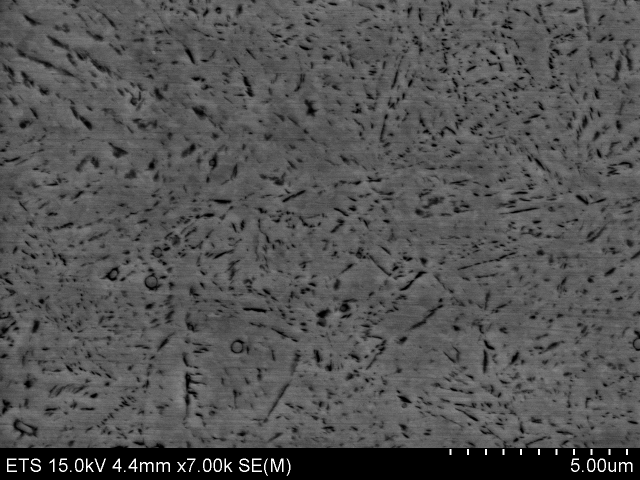
#> input picture micro/Stereology/AISI4340-QT/QT01.tif, 1280 x 960 px (shown at 1/2 size)
$ python IA_hist_02.py   (older library calls are emulated)
#> lines starting #> are read from the running program, lines starting #| are printed output that depends on the picture
from numpy import *
from matplotlib.pyplot import *
from skimage import io

filename = "QT01.tif"
# mic stands for microstructure
mic = io.imread(filename)
#> mic is the input picture: shape (960, 1280); min 0, max 255, mean 82.6

# We need to remove the SEM settings band at the bottom of th image
mic = mic[:-65, :]
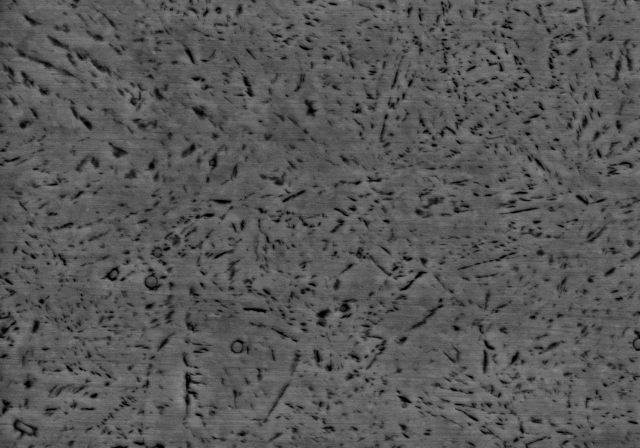
#> mic: shape (895, 1280) (shown at 1/2 size); min 0, max 147, mean 87.3

# plot the histogram (original image)
figure(1)
histo, bins = histogram(mic, bins=np.arange(0, 256))
#> histo = 255 values, max 35546 at index 93, min 0 at index 146, mean 4492.5; bins = 256 values from 0 to 255
plot(bins[1:], histo, lw=2)
show()
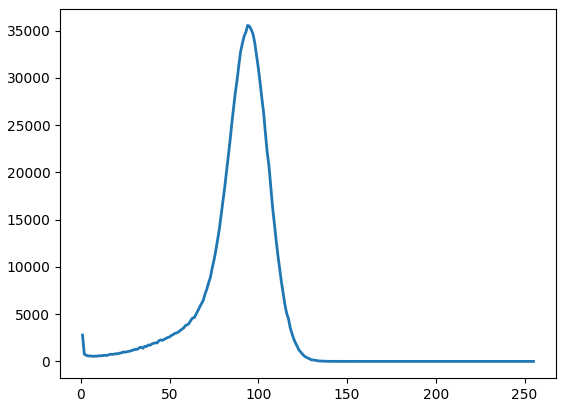
#> figure drawn by matplotlib, 1 panel; curve peaks at x = 94, y = 35546

# plot the image
figure(2)
imshow(mic, cmap=cm.gray, vmin=40, vmax=100)
# Remove axes and ticks
axis('off')
show()

# Now begins the plotting procedure

from skimage import exposure
from scipy import ndimage

v_min, v_max = np.percentile(mic, (0.2, 99.8))
#> v_min = 0; v_max = 125
bc_mic_ad = exposure.equalize_adapthist(mic, clip_limit=0.03)
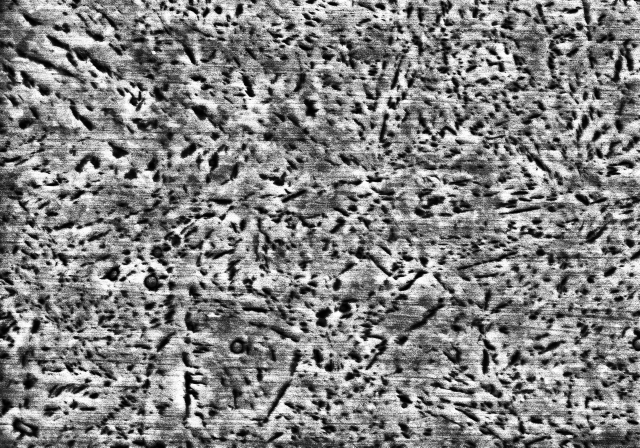
#> bc_mic_ad: shape (895, 1280) float64 (shown at 1/2 size); min 0, max 1, mean 0.513
bc_mic_re = exposure.rescale_intensity(mic, in_range=(v_min, v_max))
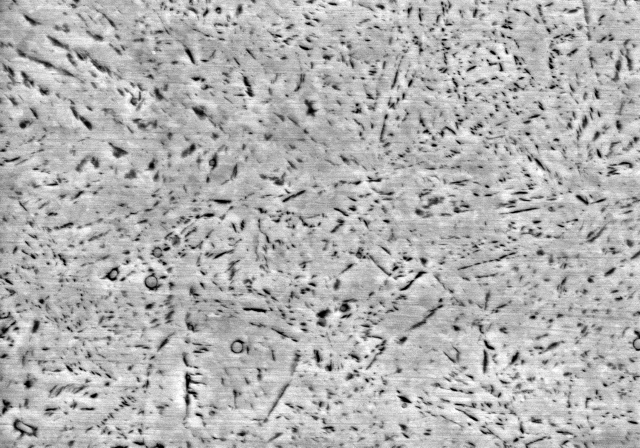
#> bc_mic_re: shape (895, 1280) (shown at 1/2 size); min 0, max 255, mean 177.6
#blurred_HY590 = ndimage.median_filter(better_contrast, size=(10, 10))
#blurred_HY590_02 = ndimage.gaussian_filter(better_contrast_02, sigma=5.0)
b_mic = ndimage.gaussian_filter(bc_mic_re, sigma=3.0)
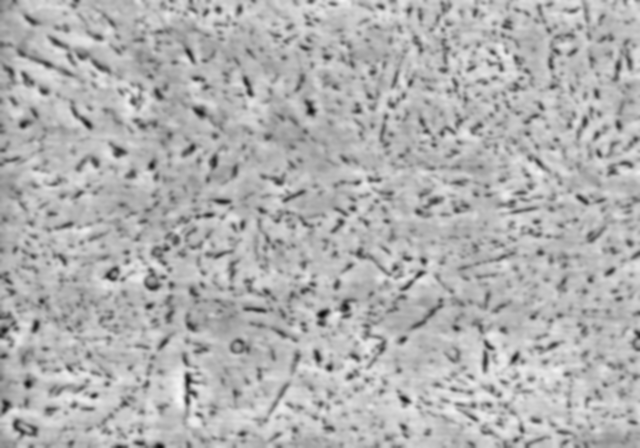
#> b_mic: shape (895, 1280) (shown at 1/2 size); min 11, max 250, mean 176.6

figure(3)
imshow(b_mic, cmap=cm.gray)
show()


#axis('off')

histo, bins = histogram(b_mic, bins=np.arange(0, 256))
#> histo = 255 values, max 23214 at index 185, min 0 at index 0, mean 4492.5

figure(4)
plot(bins[1:], histo)
show()
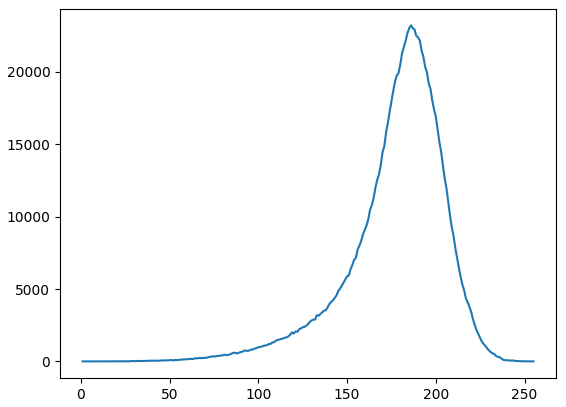
#> figure drawn by matplotlib, 1 panel; curve peaks at x = 186, y = 23214
#print histo

from skimage.filters import sobel
from skimage.morphology import watershed

def Watershed_sep(b_mic, thr):
    """ Calculates watershed segmentation from prepared image file b_mic"""
    e_map = sobel(b_mic)
    lo, hi = thr

    figure(5)
    imshow(e_map)
    show()

    markers = zeros_like(b_mic)
    markers[b_mic < lo] = 1
    markers[b_mic > hi] = 2

    figure(6)
    imshow(markers)
    show()

    segmentation = watershed(e_map, markers)

    figure(7)
    imshow(segmentation)
    show()
    return segmentation, e_map, markers

$ run again, with micro/Stereology/AISI4340-QT/QT02.tif copied over micro/Stereology/AISI4340-QT/QT01.tif
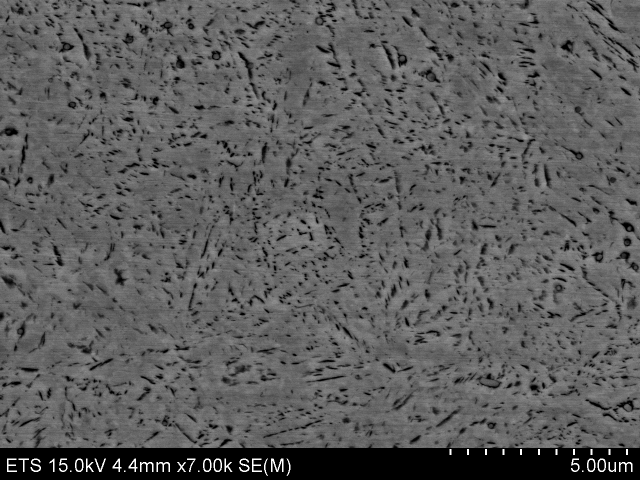
#> input picture micro/Stereology/AISI4340-QT/QT02.tif, 1280 x 960 px (shown at 1/2 size)
#> mic is the input picture: shape (960, 1280); min 0, max 255, mean 92.5
#> mic: shape (895, 1280)
#> `histo, bins = histogram(mic, bins=np.arange(0, 256))`: histo = 255 values, max 33264 at index 105, min 0 at index 160, mean 4492.5; bins = 256 values from 0 to 255
#> v_min = 0; v_max = 139
#> `b_mic = ndimage.gaussian_filter(bc_mic_re, sigma=3.0)`:
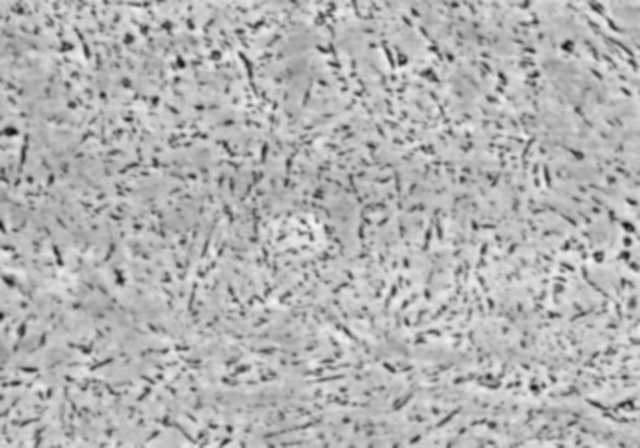
#> b_mic: shape (895, 1280) (shown at 1/2 size); min 13, max 246, mean 178
#> `histo, bins = histogram(b_mic, bins=np.arange(0, 256))`: histo = 255 values, max 24483 at index 189, min 0 at index 0, mean 4492.5
#> `show()`:
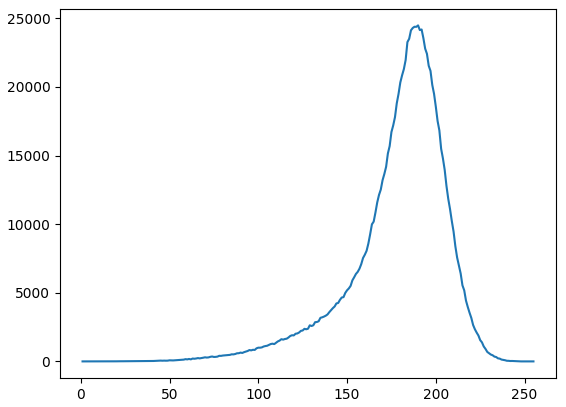
#> figure drawn by matplotlib, 1 panel; curve peaks at x = 190, y = 24483
